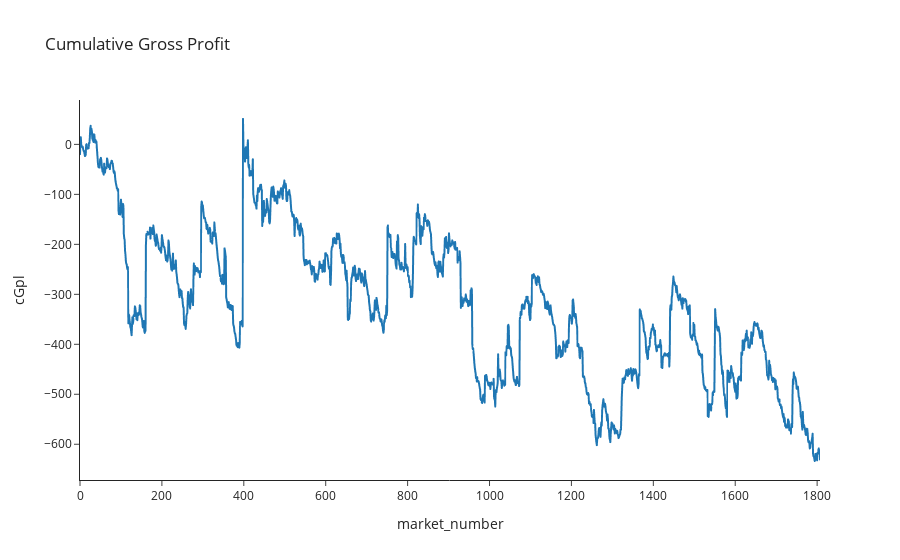

Notebook cell for this chart:
### Code cell
bet_eval_chart_cPl(bets)

### Figure 1 — Plotly figure (JSON) as saved in the notebook; plotly's stock layout.template omitted (floating-point values rounded to 4 significant figures; data arrays with more than 128 entries replaced by an {"elided": "..."} marker saying what was removed)
{"data": [{"hovertemplate": "market_number=%{x}<br>cGpl=%{y}<extra></extra>", "legendgroup": "", "line": {"color": "#1F77B4", "dash": "solid"}, "mode": "lines", "name": "", "showlegend": false, "type": "scattergl", "x": {"elided": "1808 int values"}, "xaxis": "x", "y": {"elided": "1808 float values"}, "yaxis": "y"}], "layout": {"legend": {"tracegroupgap": 0}, "title": {"text": "Cumulative Gross Profit"}, "xaxis": {"anchor": "y", "domain": [0, 1], "title": {"text": "market_number"}}, "yaxis": {"anchor": "x", "domain": [0, 1], "title": {"text": "cGpl"}}}}
